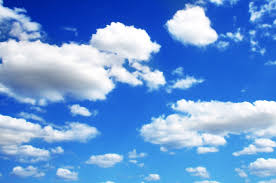
#> input picture blendFiler/sky.jpeg, 276 x 183 px
$ python -i augmentData.py   (imports and definitions only)
#> lines starting #> are read from the running program, lines starting #| are printed output that depends on the picture
#> further down, picture is the input picture: shape (183, 276, 3); mean B, G, R 218, 153.4, 105.8
import os, sys, math, cv2
import numpy as np
from numpy import random
# input folder cannot contain any subdir

def main(sys):
	input_folder = sys.argv[1]
	rotate_angle = sys.argv[2]
	how_many_percentage = float(sys.argv[3])

	input_folder = os.path.abspath(input_folder)
	rotate_angle = int(rotate_angle)

	number_of_files_to_move = math.ceil(filecount(input_folder)*how_many_percentage)
	all_files_in_dir = os.listdir(input_folder)
	filenames = random.choice(all_files_in_dir, number_of_files_to_move)

	for file in filenames:
		file_path = input_folder + '/' + file
		img = cv2.imread(file_path)
		img_augmented = contrast_change(img)

		cv2.imwrite(file_path, img_augmented)


def contrast_change(img):
	lab= cv2.cvtColor(img, cv2.COLOR_BGR2LAB)
#> lab: shape (183, 276, 3); mean of channels 0, 1, 2 160.8, 135.8, 90.6
	l, a, b = cv2.split(lab)
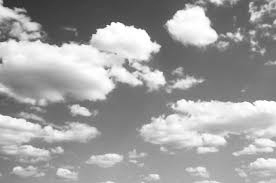
#> l: shape (183, 276); min 41, max 255, mean 160.8
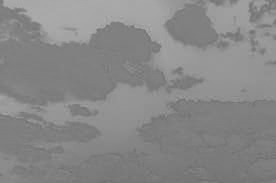
#> a: shape (183, 276); min 110, max 175, mean 135.8
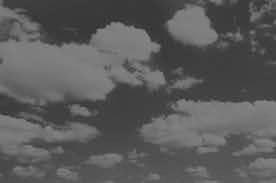
#> b: shape (183, 276); min 47, max 143, mean 90.6

	clahe = cv2.createCLAHE(clipLimit=2.0, tileGridSize=(5,5))
	cl = clahe.apply(l)
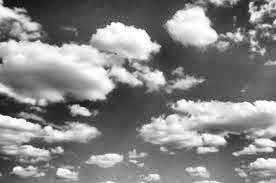
#> cl: shape (183, 276); min 11, max 255, mean 133.9

	limg = cv2.merge((cl,a,b))
#> limg: shape (183, 276, 3); mean of channels 0, 1, 2 133.9, 135.8, 90.6

	final_image = cv2.cvtColor(limg, cv2.COLOR_LAB2BGR)
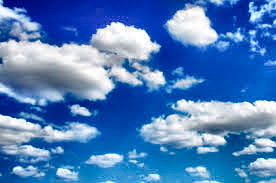
#> final_image: shape (183, 276, 3); mean B, G, R 188.8, 127.6, 78.3
	return final_image


def rot_img(img, rot_angle):
	num_rows, num_cols = img.shape[:2]
	rot_matrix = cv2.getRotationMatrix2D((num_cols/2, num_rows/2), rotate_angle, 1)
	img_rotation = cv2.warpAffine(img,rot_matrix, (num_cols, num_rows))
	return img_rotation

# counts files in a folder
def filecount(folder_path):
	numfiles = sum(1 for f in os.listdir(folder_path) if os.path.isfile(os.path.join(folder_path, f)))
	return numfiles

# [2 lines not run here, left out]

>>> import cv2
>>> picture = cv2.imread('../blendFiler/sky.jpeg')
>>> result = contrast_change(picture)
